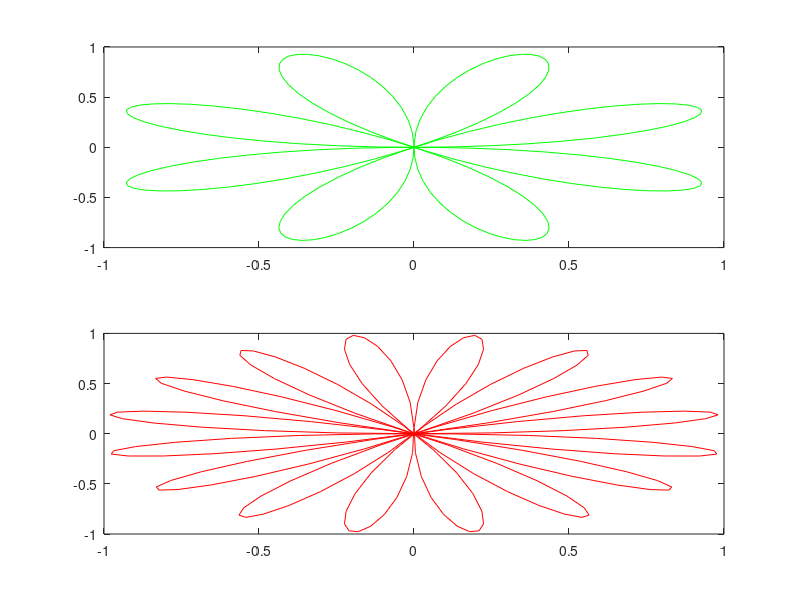

The MATLAB source for this figure:

%Exemplo 1
a=2;
b=3;

c=a+b

%Sequencia n impares até 10
A = 1:2:10

%Gere uma sequência de 11 números inteiros entre -5 e 5.
B = linspace(-5, 5, 11)
C = -5:1:5

%Matriz
D =[1 5 1-j;4 j -1]

    %Acrescentar nova linha e coluna à matriz D
D(3,:) = [5 j 3]
    %Criar nova matriz com as colunas impares da matriz D
E = D(:,1:2:end)

%Exercicio 2 - Criar gráfico simples

x = linspace(-2*pi,0, 200);
y = sin(x).*exp(x);

plot(x, y, ":r")
axis([-8 0 -0.5 0.8])
title('Exercício 1')
legend('sin(x).*exp(x)')
ylabel('eixo y')
xlabel('eixo x')

%Várias curvas no mesmo gráfico
x = linspace(0,2*pi);
plot(x,sin(x))
hold on
plot(x,sin(2*x),'r')
plot(x,sin(3*x),'g')
hold off
legend('sin(x)', 'sin(2*x)','sin(3*x)')

%Exercicio 3
w = linspace(0, 2*pi, 200);
f = sin(4*w).*exp(i*w);
g = sin(8*w).*exp(i*w);

subplot(2,1,1)
plot(f,'g')
subplot(2,1,2)
plot(g,'r')



